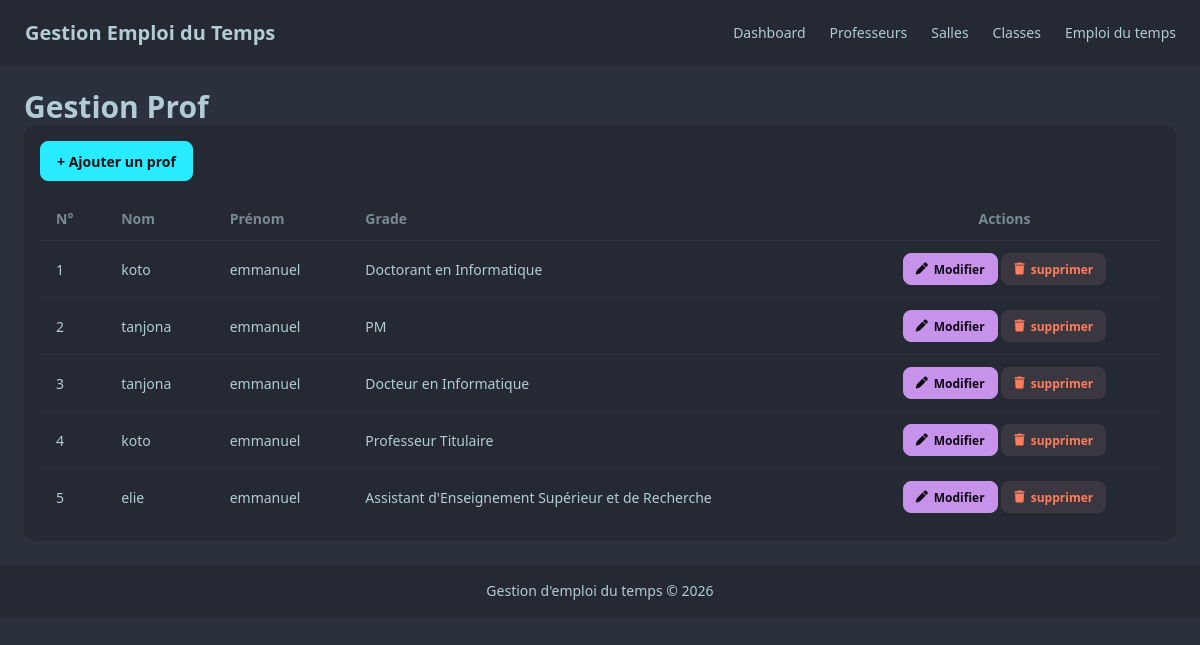
/prof/, run on an earlier commit of the app's database.
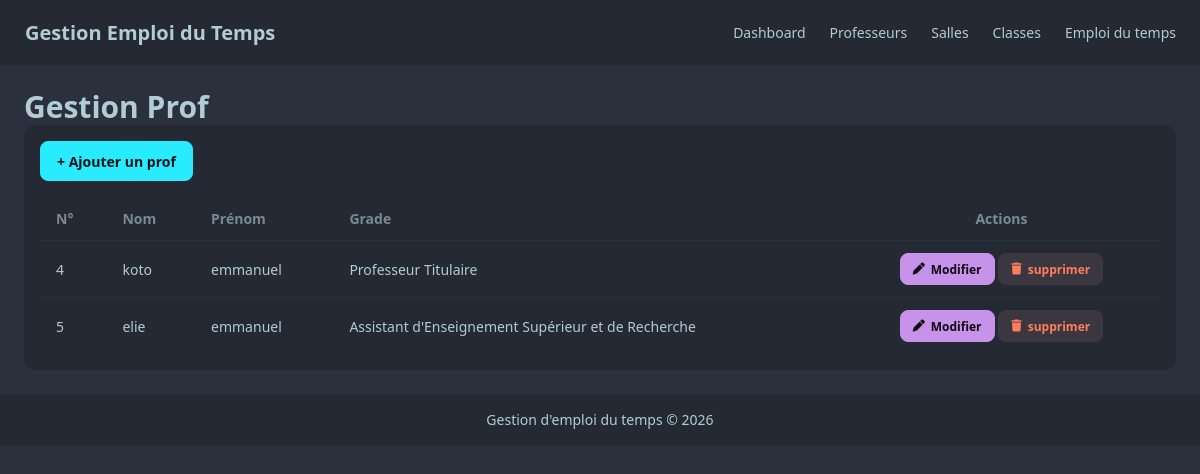
And on a later commit of the database.
### emploi/models.py (models this page shows, shortened)
class Prof  (models.Model):
    GRADE_CHOICES = [
        ("PT", "Professeur Titulaire"),
        ("MC", "Maître de Conférences"),
        ("AESR", "Assistant d'Enseignement Supérieur et de Recherche"),
        ("HDR", "Docteur HDR"),
        ("DI", "Docteur en Informatique"),
        ("DOC", "Doctorant en Informatique"),
    ]
    idprof = models.AutoField(primary_key=True)
    nomprof = models.CharField(max_length=100)
    prenomprof = models.CharField(max_length=100)
    grad = models.CharField(
        max_length=10,
        choices=GRADE_CHOICES
    )

### emploi/views.py (the view)
# urls.py: path('prof/', views.list_prof, name="prof"),
def list_prof(request):
    profs = Prof.objects.all()
    form = ProfForms()
    return render(request, "professeur/prof.html", {'profs':profs , 'form':form})

### emploi/templates/professeur/prof.html (shortened to what this page needs)
{%extends 'base.html'%} {%block content%}
<h1 class="text-3xl font-bold">Gestion Prof</h1>
<div class="w-full bg-base-200 p-4 rounded-xl">
    <div class="mb-4">
        <button onclick="mdprof.showModal()" class="btn btn-info">+ Ajouter un prof</button>
    </div>
    <div class="overflow-x-auto">
        <table class="table table-zebra w-full">
            <thead>
                <tr>
                    <th>N°</th>
                    <th>Nom</th>
                    <th>Prénom</th>
                    <th>Grade</th>
                    <th class="text-center">Actions</th>
                </tr>
            </thead>
            <tbody>
                {% for prf in profs%}
                <tr>
                    <td>{{prf.idprof}}</td>
                    <td>{{prf.nomprof}}</td>
                    <td>{{prf.prenomprof}}</td>
                    <td>{{prf.get_grad_display}}</td>
                    <td class="text-center">
                        <button type="button" class="btn btn-sm btn-accent"
                            onclick="document.getElementById('modal_mod_{{ prf.idprof }}').showModal()">
                            <i class="fa-solid fa-pen"></i>
                            Modifier
                        </button>
                        <button class="btn btn-soft btn-secondary btn-sm" type="button" onclick="document.getElementById('modal_sup_{{prf.idprof}}').showModal()"><i class="fa-solid fa-trash"></i>
                            supprimer
                        </button>
                    </td>
                </tr>
                {%endfor%}
            </tbody>
        </table>
    </div>
</div>
{%endblock%}

### emploi/templates/base.html (shortened to what this page needs)
<html lang="fr" data-theme="dim">
    <head>
        <link href="https://cdn.jsdelivr.net/npm/daisyui@5" rel="stylesheet" type="text/css" />
        <script src="https://cdn.jsdelivr.net/npm/@tailwindcss/browser@4"></script>
        <link href="https://cdn.jsdelivr.net/npm/daisyui@5/themes.css" rel="stylesheet" type="text/css" />
<link rel="stylesheet" href="https://cdnjs.cloudflare.com/ajax/libs/font-awesome/6.5.1/css/all.min.css">
    </head>
    <body>
        <header>
            <div class="navbar bg-base-200">
                <div class="flex-1">
                    <a class="btn btn-ghost text-xl">
                        Gestion Emploi du Temps
                    </a>
                </div>
                <div class="flex-none">
                    <ul class="menu menu-horizontal px-1">
                        <li>
                            <a href="{%url 'dashboard'%}"> Dashboard </a>
                        </li>
                        <li>
                            <a href="{% url 'prof' %}"> Professeurs </a>
                        </li>
                        <li>
                            <a href="{%url 'salle'%}"> Salles </a>
                        </li>
                        <li>
                            <a href="{%url 'classe'%}"> Classes </a>
                        </li>
                        <li>
                            <a href="{%url 'emploi'%}"> Emploi du temps </a>
                        </li>
                    </ul>
                </div>
            </div>
        </header>
        <main class="p-6">{% block content %}
            {% endblock %}
        </main>
        <footer class="footer footer-center bg-base-200 p-4">
            <aside>
                <p>Gestion d'emploi du temps © 2026</p>
            </aside>
        </footer>
    </body>
</html>

What changed in the data, as far as the page shows it:
removed Prof: idprof "1", nomprof "koto", prenomprof "emmanuel", grad "Doctorant en Informatique"
removed Prof: idprof "2", nomprof "tanjona", prenomprof "emmanuel", grad "PM"
removed Prof: idprof "3", nomprof "tanjona", prenomprof "emmanuel", grad "Docteur en Informatique"
